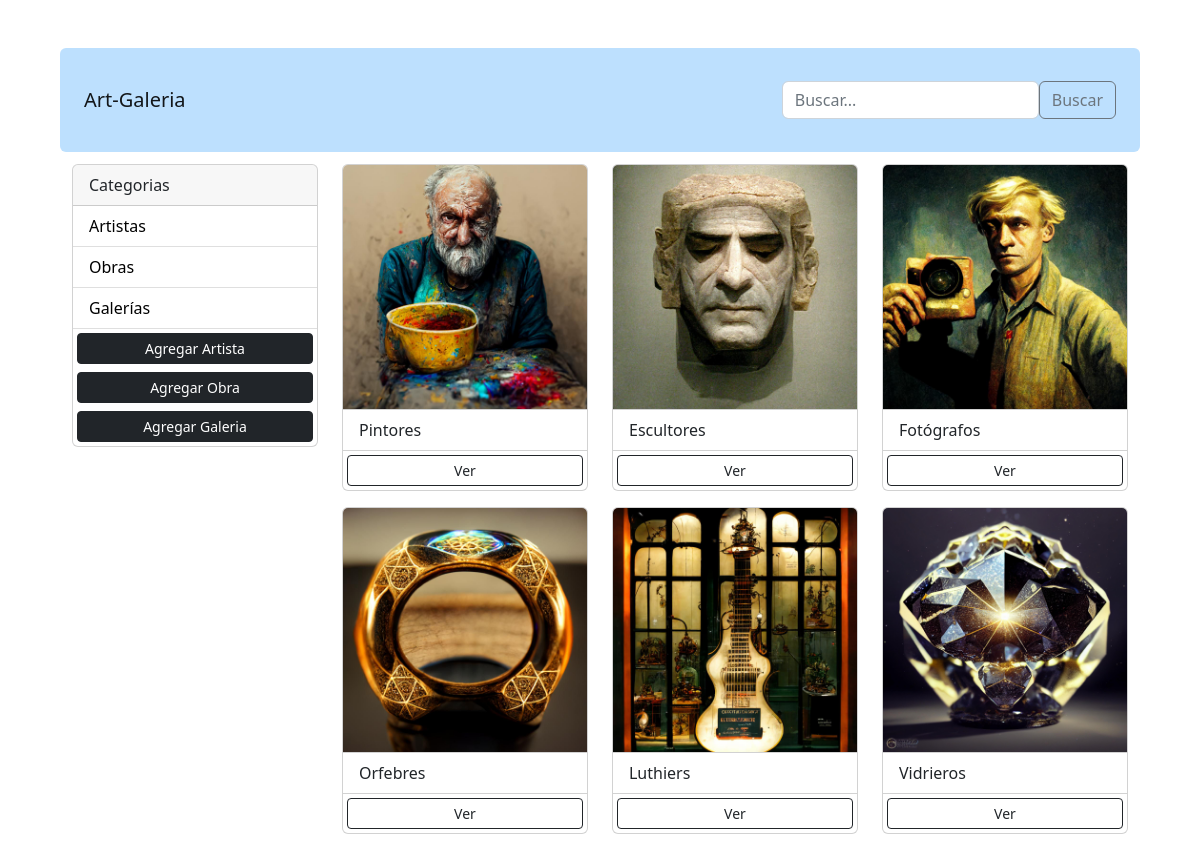
The page / on the database its author committed.
### fotos/models.py (models this page shows, shortened)
class Categoria_proyecto(models.Model):
    nombre = models.CharField(max_length=50, null=False, blank=False)

class Categoria_artista(models.Model):
    nombre = models.CharField(max_length=50, null=False, blank=False)
    categoria_proyecto = models.ForeignKey(Categoria_proyecto, on_delete=models.SET_NULL, null= True, blank=True)
    imagen = models.ImageField(null= True, blank= True)

### fotos/views.py (the view)
# urls.py: path("",views.galeria, name = "galeria"),
def galeria(request):
    categoria = request.GET.get("categoria")
    tipo_artista = request.GET.get("tipo_artista")
    categorias_proyectos= Categoria_proyecto.objects.all()
    if categoria == None or categoria == "Artistas":
        elementos = Categoria_artista.objects.all()
        filtro = 0
        if tipo_artista != None:
            categoria_artista = Categoria_artista.objects.get(nombre=tipo_artista)
            elementos = Artista.objects.filter(categoria = categoria_artista)
            filtro = 3
    elif categoria == "Obras":
        elementos = Obra.objects.all()
        filtro = 1
    else:
        elementos = Galeria.objects.all()
        filtro = 2
    context = {"categorias_proyectos" : categorias_proyectos, "elementos" : elementos,"filtro": filtro}
    return render(request, "galeria.html", context )

### fotos/templates/galeria.html (shortened to what this page needs)
{% extends 'layout.html' %}
{% block content %}
            <div class = "col-md-9">
                <div class="row">
                    {% for elemento in elementos %}
                    <div class = "col-md-4">
                        <div class="card my-2">
                            <img class="card-img-top" src= "{{elemento.imagen.url}}">
                            {% if filtro == 0 %}
                            <ul class="list-group list-group-flush">
                                <li class="list-group-item">{{elemento.nombre}}</li>
                            </ul>
                            <a class= "btn btn-outline-dark btn-sm m-1" href="{% url 'galeria' %}?tipo_artista={{elemento.nombre}}">Ver</a>
                            {% elif filtro == 2 %}
                            <ul class="list-group list-group-flush">
                                <li class="list-group-item">Galeria: {{elemento.nombre}}</li>
                                <li class="list-group-item">Dirección: {{elemento.direccion}}</li>
                            </ul>
                            {% elif filtro == 3 %}
                            <ul class="list-group list-group-flush">
                                <li class="list-group-item">Categoria: {{elemento.categoria}}</li>
                                <li class="list-group-item">Nombre: {{elemento.nombre}} {{elemento.apellido}}</li>
                                <li class="list-group-item">Apellido: {{elemento.edad}}</li>
                            </ul>
                            {% endif %}
                        </div>
                    </div>
                    {% endfor %}
                </div>
            </div>
        </div>
    </div>
</body>
{% endblock %}

### fotos/templates/layout.html (shortened to what this page needs)
<!DOCTYPE html>
<html lang="en">
<head>
    <link href="https://cdn.jsdelivr.net/npm/bootstrap@5.2.3/dist/css/bootstrap.min.css" rel="stylesheet">
</head>
<body>
    <div class="container">
        {% include 'partials/navbar.html' %}
        <body class="m-5">
            <div class = "container">
                <div class = "row">
                    <div class = "col-md-3">
                        <div class="card my-2">
                            <div class="card-header">
                              Categorias
                            </div>
                            <ul class="list-group list-group-flush">
                              {% for categoria in categorias_proyectos %}
                              <li class="list-group-item">
                                <a href="{% url 'galeria' %}?categoria={{categoria.nombre}}">
                                    {{categoria.nombre}}
                                </a>
                              </li>
                              {% endfor %}
                                <a href="{% url 'agregar_artista' %}" class="btn btn-block btn-dark btn-sm m-1"> Agregar Artista</a>
                                <a href="{% url 'agregar_obra' %}" class="btn btn-dark btn-sm m-1"> Agregar Obra </a>
                                <a href="{% url 'agregar_galeria' %}" class="btn btn-dark btn-sm m-1"> Agregar Galeria </a>
                            </ul>
                          </div>
                    </div>
        {% block content %}
        {% endblock %}
      </div>
</body>

### fotos/templates/partials/navbar.html (shortened to what this page needs)
<nav class="navbar navbar-light justify-content-between rounded my-1" style="background-color: #bde0fe;">
    <a class="navbar-brand m-4">Art-Galeria</a>
    <form class="d-flex m-4" method= POST action="{% url 'buscar' %}">
      <input class="form-control mr-sm-2" type="search" placeholder="Buscar..." aria-label="Buscar" name="busqueda">
      <button class="btn btn-outline-secondary my-2 my-sm-0" type="submit">Buscar</button>
    </form>
  </nav>

### fotos/templates/layout.html (style rules this page uses)
.list-group-item a { text-decoration: none; color: black; }

### rows shown on the page
Categoria_proyecto: nombre "Artistas"
Categoria_proyecto: nombre "Obras"
Categoria_proyecto: nombre "Galerías"
Categoria_artista: imagen (picture), nombre "Pintores"
Categoria_artista: imagen (picture), nombre "Escultores"
Categoria_artista: imagen (picture), nombre "Fotógrafos"
Categoria_artista: imagen (picture), nombre "Orfebres"
Categoria_artista: imagen (picture), nombre "Luthiers"
Categoria_artista: imagen (picture), nombre "Vidrieros"
